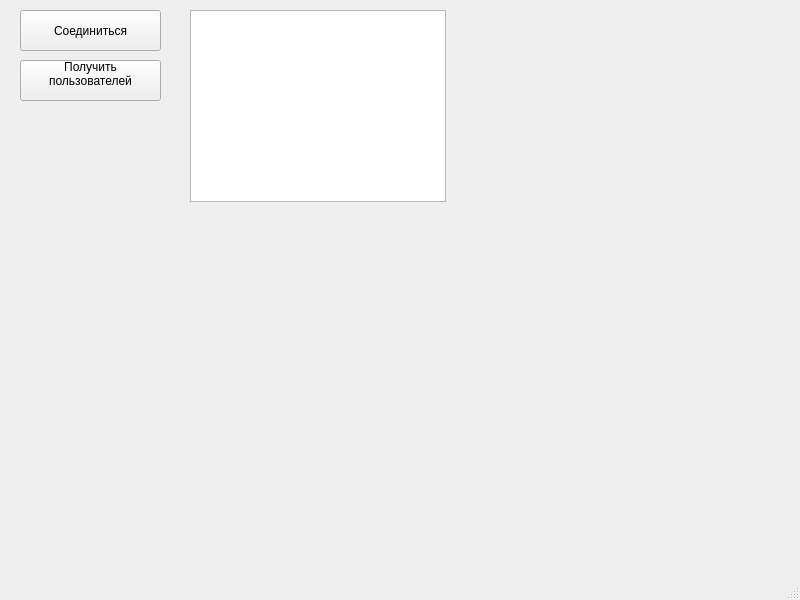
<?xml version="1.0" encoding="UTF-8"?>
<ui version="4.0">
 <class>MainWindow</class>
 <widget class="QMainWindow" name="MainWindow">
  <property name="geometry">
   <rect>
    <x>0</x>
    <y>0</y>
    <width>800</width>
    <height>600</height>
   </rect>
  </property>
  <property name="windowTitle">
   <string>MainWindow</string>
  </property>
  <widget class="QWidget" name="centralwidget">
   <widget class="QPushButton" name="pushButton">
    <property name="geometry">
     <rect>
      <x>20</x>
      <y>10</y>
      <width>141</width>
      <height>41</height>
     </rect>
    </property>
    <property name="text">
     <string>Соединиться</string>
    </property>
   </widget>
   <widget class="QTableView" name="tableView">
    <property name="geometry">
     <rect>
      <x>190</x>
      <y>10</y>
      <width>256</width>
      <height>192</height>
     </rect>
    </property>
   </widget>
   <widget class="QPushButton" name="pushButton_2">
    <property name="geometry">
     <rect>
      <x>20</x>
      <y>60</y>
      <width>141</width>
      <height>41</height>
     </rect>
    </property>
    <property name="text">
     <string>Получить 
пользователей
</string>
    </property>
   </widget>
  </widget>
  <widget class="QMenuBar" name="menubar">
   <property name="geometry">
    <rect>
     <x>0</x>
     <y>0</y>
     <width>800</width>
     <height>21</height>
    </rect>
   </property>
  </widget>
  <widget class="QStatusBar" name="statusbar"/>
 </widget>
 <resources/>
 <connections/>
</ui>
